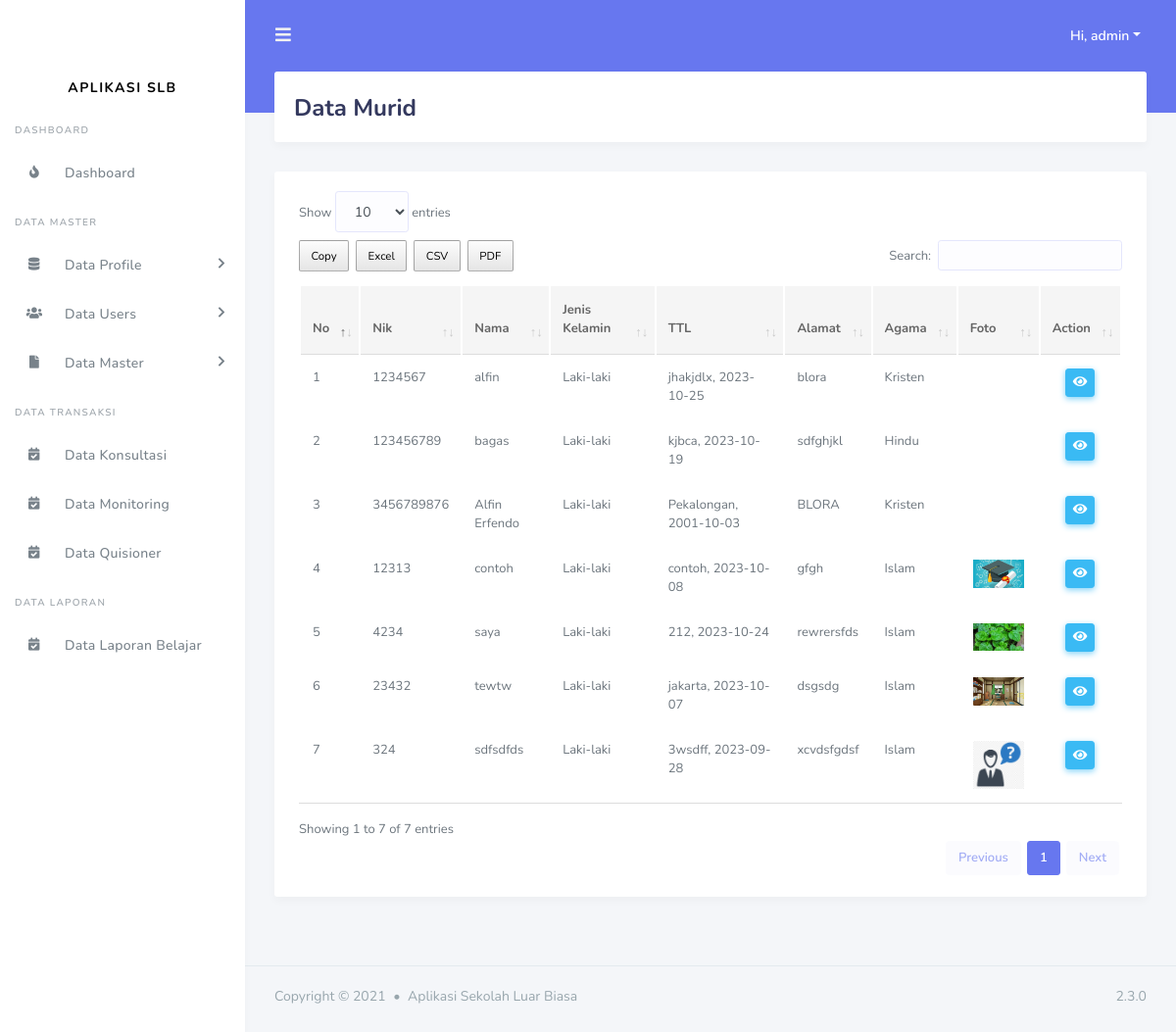
Before: /kepala_sekolah/data_murid.php (signed in) with the older database file.
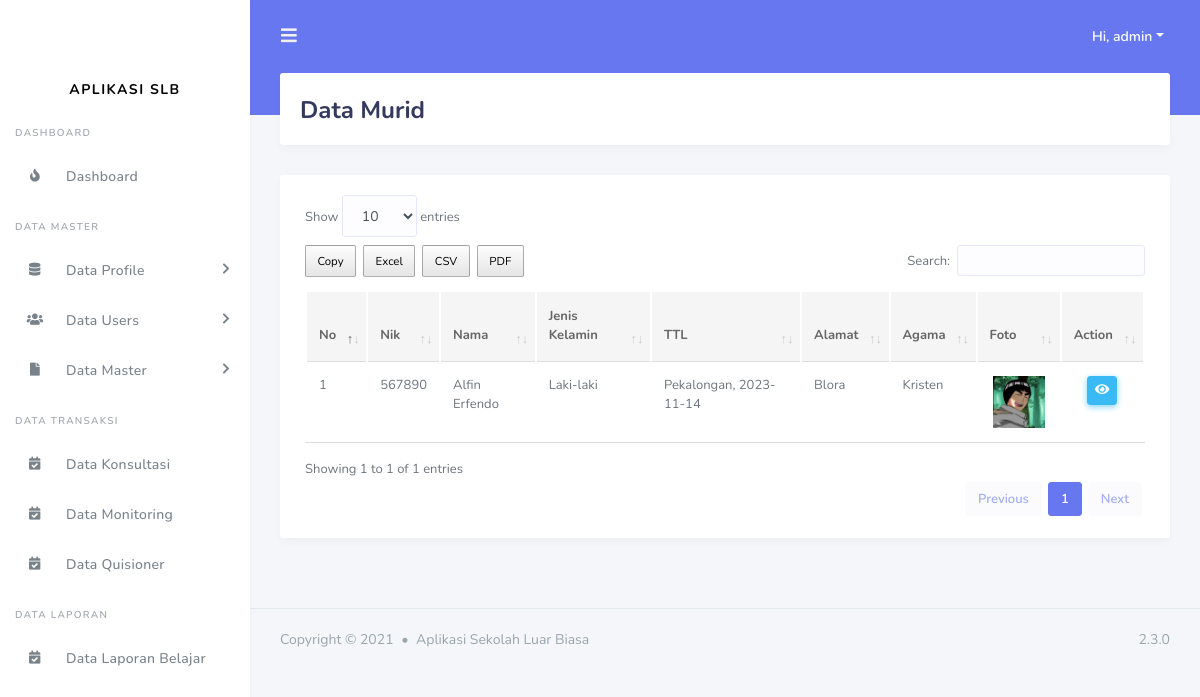
After: the same page with the newer database file.
### tables this page shows
CREATE TABLE `tbl_murid` (
  `id_murid` int(11) NOT NULL,
  `nik` varchar(100) NOT NULL,
  `nama` varchar(200) NOT NULL,
  `jenis_kelamin` varchar(100) NOT NULL,
  `tempat_lahir` varchar(100) NOT NULL,
  `tanggal_lahir` date NOT NULL,
  `gambar` varchar(200) NOT NULL,
  `alamat` varchar(200) NOT NULL,
  `agama` varchar(200) NOT NULL DEFAULT 'admin',
  `status_murid` enum('menunggu hasil','diterima','tidak') NOT NULL DEFAULT 'diterima'
);

### include/koneksi.php (called while the page is built, shortened)
<?php
$base_url = "http://localhost/aplikasi_slb/";
?>

### kepala_sekolah/data_murid.php (the view, shortened to what this page needs)
<?php
include('../include/koneksi.php');
include('../template/header.php');
include('../template/sidebar.php');
?>
<div class="main-content">
  <section class="section">
    <div class="section-header">
      <h1>Data Murid</h1>
    </div>
    <div class="section-body">
      <div class="card table-responsive">
        <div class="card-body ">
            <table class="table table-hover" id="data_tabel">
            <thead>
              <tr>
                <th>No</th>
                <th>Nik</th>
                <th>Nama</th>
                <th>Jenis Kelamin</th>
                <th>TTL</th>
                <th>Alamat</th>
                <th>Agama</th>
                <th>Foto</th>
                <th class ="text-center">Action</th>
              </tr>
            </thead>
            <tbody>
              <?php
                    $query = "SELECT * FROM tbl_murid order by id_murid desc";
                    $result_tasks = mysqli_query($conn, $query);
                    $no = 1;
                    while($row = mysqli_fetch_assoc($result_tasks)) { ?>
                <tr>
                  <td><?= $no++ ?></td>
                  <td><?= $row['nik']?></td>
                  <td><?= $row['nama']?></td>
                  <td><?= $row['jenis_kelamin']?></td>
                  <td><?= $row['tempat_lahir']?>, <?= $row['tanggal_lahir']?></td>
                  <td><?= $row['alamat']?></td>
                  <td><?= $row['agama']?></td>
                  <td width = "10%" class ="text-center"><img src="<?= $base_url ?>assets/img/murid/<?= $row['gambar']?>" alt="" width ="90%"></td>
                  <td class ="text-center">
                    <a href="<?= $base_url ?>admin/data_walimurid.php?id=<?= $row['id_murid'] ?>" class="btn btn-info btn-sm"><i class="fas fa-eye"></i></a>
                  </td>
                </tr>
              <?php } ?>
            </tbody>
          </table>
        </div>
      </div>
    </div>
  </section>
</div>
<?php include('../template/footer.php'); ?>

Changed rows visible on the page:
removed tbl_murid: nik "1234567", nama "alfin", jenis_kelamin "Laki-laki", tempat_lahir "jhakjdlx", tanggal_lahir "2023-10-25", alamat "blora", agama "Kristen"
removed tbl_murid: nik "123456789", nama "bagas", jenis_kelamin "Laki-laki", tempat_lahir "kjbca", tanggal_lahir "2023-10-19", alamat "sdfghjkl", agama "Hindu"
removed tbl_murid: nik "3456789876", nama "Alfin Erfendo", jenis_kelamin "Laki-laki", tempat_lahir "Pekalongan", tanggal_lahir "2001-10-03", alamat "BLORA", agama "Kristen"
removed tbl_murid: nik "12313", nama "contoh", jenis_kelamin "Laki-laki", tempat_lahir "contoh", tanggal_lahir "2023-10-08", alamat "gfgh", agama "Islam", gambar (picture)
removed tbl_murid: nik "4234", nama "saya", jenis_kelamin "Laki-laki", tempat_lahir "212", tanggal_lahir "2023-10-24", alamat "rewrersfds", agama "Islam", gambar (picture)
removed tbl_murid: nik "23432", nama "tewtw", jenis_kelamin "Laki-laki", tempat_lahir "jakarta", tanggal_lahir "2023-10-07", alamat "dsgsdg", agama "Islam", gambar (picture)
removed tbl_murid: nik "324", nama "sdfsdfds", jenis_kelamin "Laki-laki", tempat_lahir "3wsdff", tanggal_lahir "2023-09-28", alamat "xcvdsfgdsf", agama "Islam", gambar (picture)
added tbl_murid: nik "567890", nama "Alfin Erfendo", jenis_kelamin "Laki-laki", tempat_lahir "Pekalongan", tanggal_lahir "2023-11-14", alamat "Blora", agama "Kristen", gambar (picture)
Other visible differences:
text written by a page script: "Show entries Copy Excel CSV PDF Search: Showing 1 to 7 of 7 entries Previous 1 Next" → "Show entries Copy Excel CSV PDF Search: Showing 1 to 1 of 1 entries Previous 1 Next"
